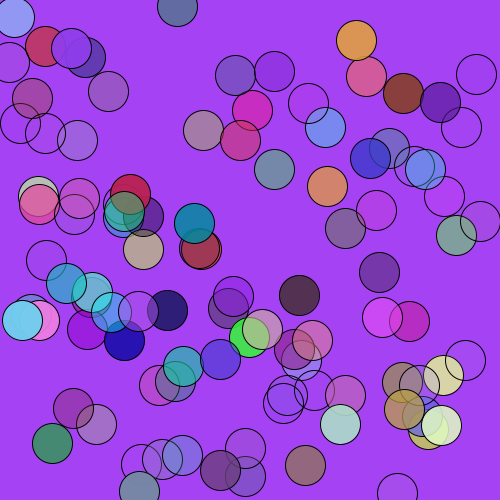
Frame 1 (no input)
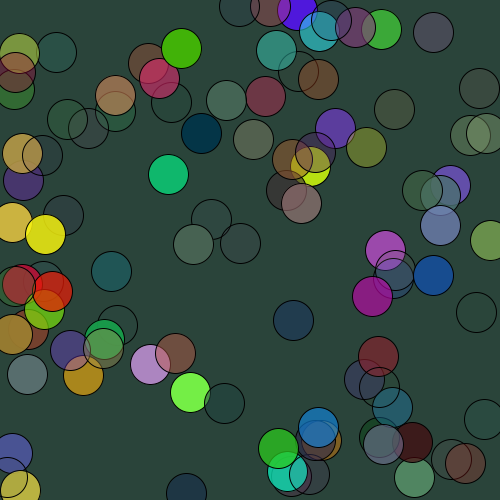
Frame 60 (the mouse pressed at the canvas centre just before this capture)
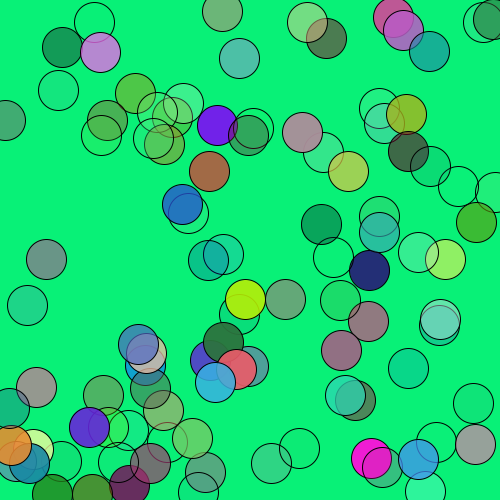
Frame 120 (the mouse held since frame 60 and released just before this capture)

The Processing sketch that drew these frames (run headless with seeded random() and noise(); from frame 60 on, the mouse is pressed at the canvas centre):

// Processing sketch: processing_75456
// ── processing_75456.pde

//Lisa L, CP1 Mods 16/17, One Hundred Random Shapes

void setup()
{
  size(500,500);
  frameRate(6);
}
void draw()
{
  background(random(0,256),random(0,256),random(0,256));
  int num = 1;
  while(num < 101)
  {
    fill(random(0,256),random(0,256),random(0,256),random(0,256));
    ellipse(random(5,496),random(5,496),40,40);
    num++;
  }
}
